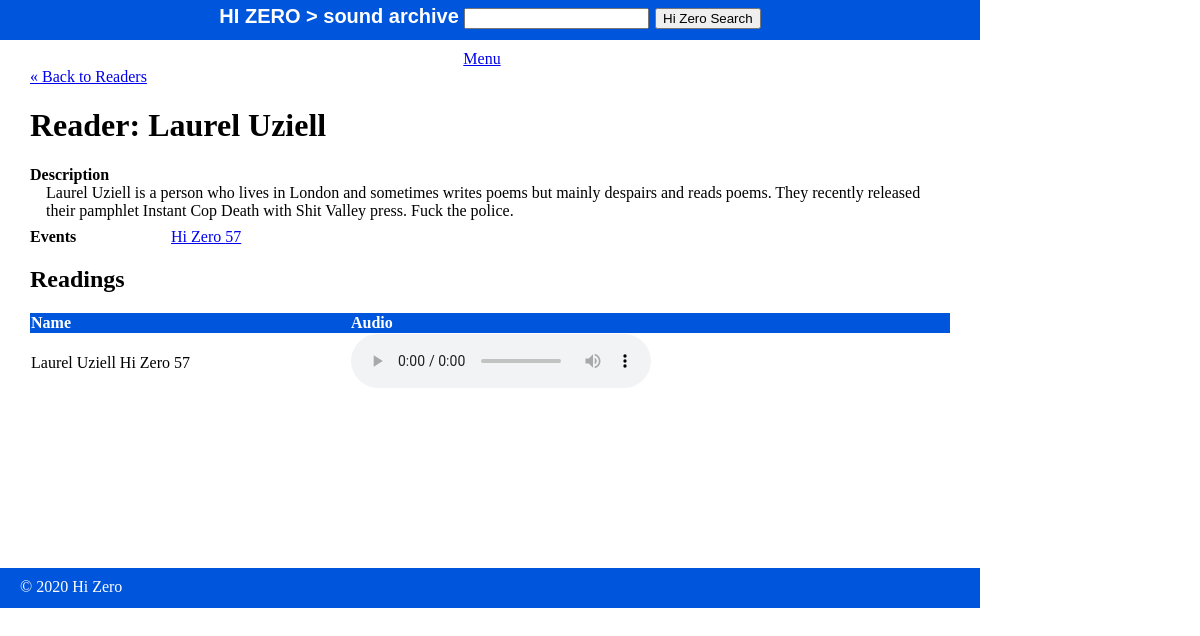
The app's page /all/readers/show.php with its own data.
### tables this page shows
CREATE TABLE `readers` (
  `id` int(10) NOT NULL,
  `name` varchar(30) NOT NULL,
  `description` text,
  `visible` tinyint(4) NOT NULL DEFAULT '1'
);

CREATE TABLE `events` (
  `id` int(10) NOT NULL,
  `date` date NOT NULL,
  `date_char` varchar(50) NOT NULL,
  `name` varchar(30) NOT NULL,
  `poster_150` varchar(30) NOT NULL DEFAULT 'poster-thumb.png',
  `poster_500` varchar(30) NOT NULL DEFAULT 'poster.png',
  `poster_hi` varchar(30) NOT NULL,
  `visible` tinyint(4) NOT NULL DEFAULT '1'
);

CREATE TABLE `readings` (
  `id` int(11) NOT NULL,
  `event_id` int(11) NOT NULL,
  `name` varchar(70) NOT NULL,
  `filename` varchar(70) NOT NULL,
  `visible` tinyint(4) NOT NULL DEFAULT '1'
);

### private/functions.php (called while the page is built, shortened)
<?php
    function url_for($script_path) {
        return WWW_ROOT . $script_path;
    }
    function u($string="") {
        return urlencode($string);
    }
    function h($string="") {
        return htmlspecialchars($string);
    }
?>

### private/query_functions.php (called while the page is built, shortened)
<?php
    function find_reader_by_id($id) {
        global $db;
        $sql = "SELECT * FROM readers ";
        $sql .= "WHERE id='" . $id . "'";
        $result = mysqli_query($db, $sql);
        $reader = mysqli_fetch_assoc($result);
        return $reader;
    }
    function find_events_for_reader($id) {
        global $db;
        $sql = "SELECT events.id, events.name FROM events ";
        $sql .= "JOIN events_readers ON events_readers.event_id = events.id ";
        $sql .= "JOIN readers ON readers.id = events_readers.reader_id ";
        $sql .= "WHERE events_readers.reader_id='" . $id . "'";
        $sql .= "ORDER BY events.date DESC";
        $result = mysqli_query($db, $sql);
        return $result;
    }
    function find_readings_for_reader($id) {
        global $db;
        $sql = "SELECT readings.name, readings.filename FROM readings ";
        $sql .= "JOIN readers_readings ON readers_readings.reading_id = readings.id ";
        $sql .= "JOIN readers ON readers.id = readers_readings.reader_id ";
        $sql .= "WHERE readers.id='" . $id . "' ";
        $sql .= "AND readings.visible='1' ";
        $sql .= "ORDER BY readings.filename ASC";
        $result = mysqli_query($db, $sql);
        return $result;
    }
?>

### public/all/readers/show.php (the view, shortened to what this page needs)
<?php
    $id = $_GET['id'] ?? '1';
    $reader = find_reader_by_id($id);
?>
<?php include(SHARED_PATH . '/header.php'); ?>
<div id="content">
  <a class="back-link" href="<?php echo url_for('/all/readers/index.php'); ?>">&laquo; Back to Readers</a>
  <div class="reader show">
  <h1>Reader: <?php echo h($reader['name']); ?></h1>
    <div class="attributes">
      <?php if (h($reader['description']) <> NULL) { ?>
        <dl>
          <dt>Description</dt>
          <dd><?php echo h($reader['description']); ?></dd>
        </dl>
      <?php } ?>
      <dl>
        <dt>Events</dt>
        <?php
            $event_set = find_events_for_reader($id);
          ?>
          <?php
            while($event = mysqli_fetch_assoc($event_set)) {
          ?>
            <dd>
              <a class="action" href="
                <?php echo url_for('/all/events/show.php?id=' . h(u($event['id'])));
                ?>
                  ">Hi Zero <?php echo h($event['name']); ?>
              </a>
            </dd>
          <?php } ?>
      </dl>
    </div>
    <?php
      $reading_set = find_readings_for_reader($id)
    ?>
    <?php if (mysqli_num_rows($reading_set) > 0) { ?>
      <div class="readings listing">
          <h2>Readings</h2>
          <table class="list">
            <tr>
                <th>Name</th>
                <th>Audio</th>
            </tr>
              <?php
                while($reading = mysqli_fetch_assoc($reading_set)) {
              ?>
            <tr>
              <td>
                <?php echo h($reading['name']); ?>
              </td>
              <td>
                <audio controls>
                  <source src="<?php echo url_for('/readings/' . h(u($reading['filename']))); ?>.mp3" type="audio/mpeg">
                </audio>
              </td>
            </tr>
            <?php } ?>
          </table>
      </div>
    <?php } ?>
  </div>
</div>
<?php include(SHARED_PATH . '/footer.php'); ?>

### public/stylesheets/all.css (style rules this page uses)
html { height: 100%; width: 100%; }
body { height: 980px; width: 100%; margin: 0; padding: 0; }
#content { width: 920px; min-height: 500px; padding: 0 30px; }
table { border-collapse: collapse; vertical-align: top; border: 0px solid #999999; }
table.list { width: 100%; border: 0px solid #999999; }
table.list tr td { border: 0px solid #999999; }
table.list tr th { border: 0px solid #0055DD; background: #0055DD; color: white; text-align: left; }
dl { clear: both; overflow: hidden; margin: 0.5em 0; }
dt { float: left; font-weight: bold; width: 125px; }
dd { float: left; margin-left: 1em; }

### records on screen
readers: name "Laurel Uziell", description "Laurel Uziell is a person who lives in London and sometimes writes poems but mainly despairs and reads poems. They recently released their pamphlet Instant Cop Death with Shit Valley press. Fuck the police."
events: name "57"
readings: name "Laurel Uziell Hi Zero 57"
